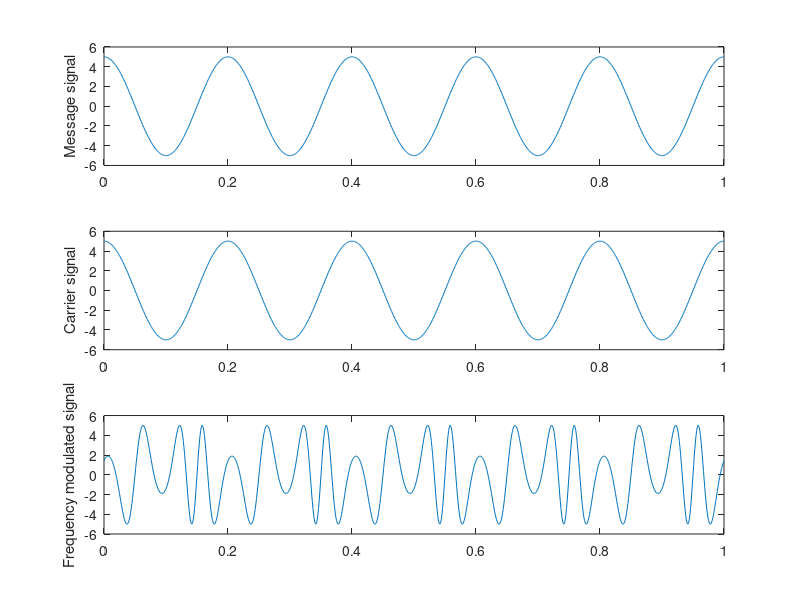

Here is the MATLAB script that generated this plot:
clc
close all;
clear all;

t=0:.001:1;

fm = input('Enter the value of frequency of message: ')
Am = input('Enter the value of amplitude of message: ')
ym = Am * cos(2*pi*fm*t)
subplot(3, 1, 1)
plot(t, ym)
ylabel('Message signal')

fc = input('Enter the value of frequency of carrier: ')
Ac = input('Enter the value of amplitude of carrier: ')
yc = Ac * cos(2*pi*fc*t)
subplot(3, 1, 2)
plot(t, yc)
ylabel('Carrier signal')

B = input('Enter modulation index: ')

Pmod = Ac.*cos(2*pi*fc*t + yc)
subplot(3, 1, 3)
plot(t, Pmod)
ylabel('Frequency modulated signal')
